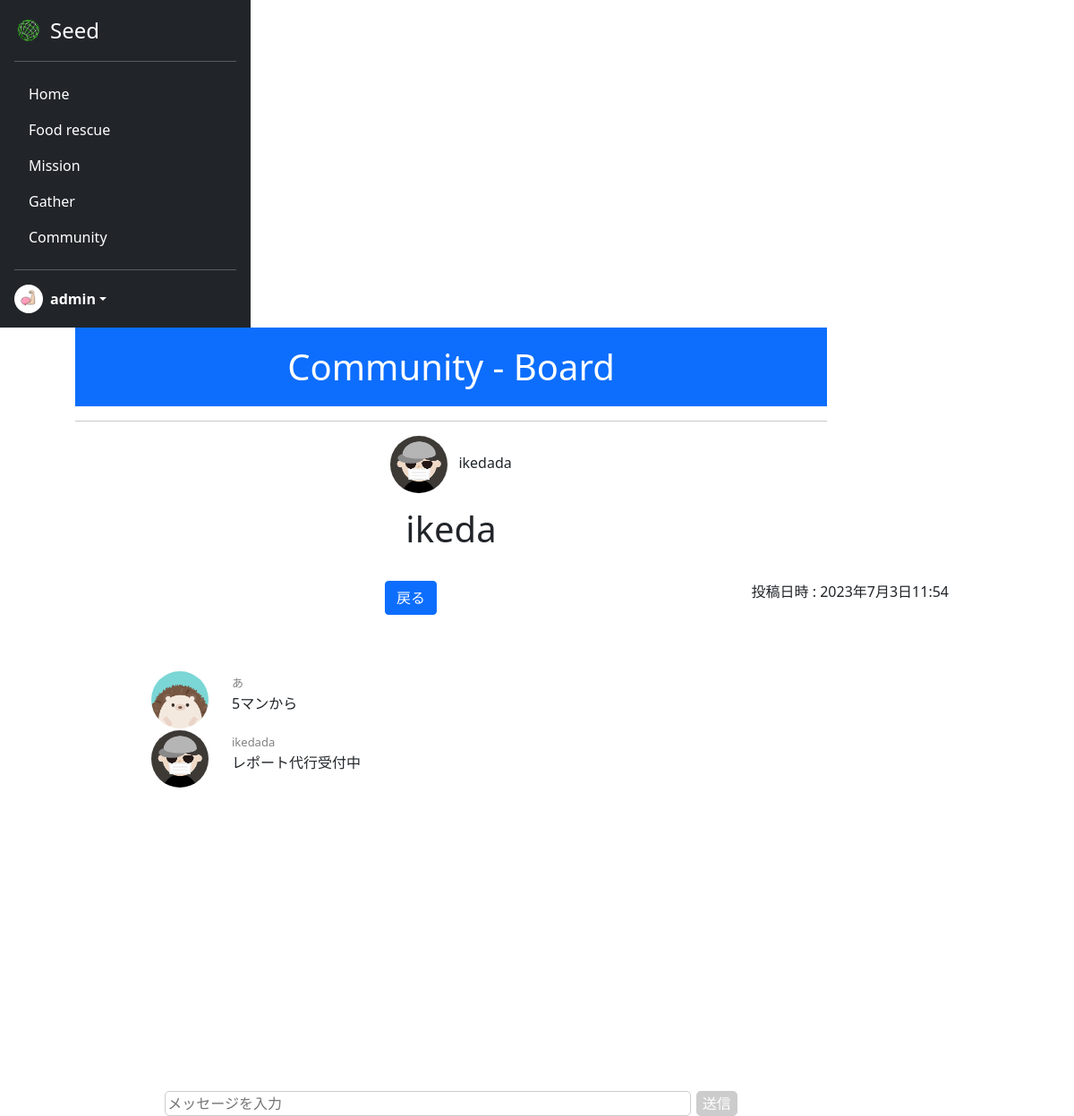
The app's page /community_detail/13/ (signed in) with its own data.
### acount/models.py (models this page shows)
class CustomUser(AbstractUser):
    is_general = models.BooleanField(null=True ,default=True)
    is_active = models.BooleanField(null=True ,default=False)
    mission_point = models.IntegerField(null=False ,default=0)
    profile_pic = models.ImageField(null=False, upload_to='profile_pics')
    address = models.CharField(null=True, max_length=100, blank=True)

### seed/models.py (models this page shows)
class Community(models.Model):
    user = models.ForeignKey(CustomUser, verbose_name='ユーザー', on_delete=models.CASCADE)
    genre = models.ForeignKey(CommunityGenre, verbose_name='Community ジャンル', on_delete=models.CASCADE)
    title = models.CharField(verbose_name='Community タイトル', max_length=70)
    posted_at = models.DateTimeField(verbose_name='投稿日時', auto_now_add=True)
    best_answer = models.BooleanField(verbose_name='ベストアンサー', default=False)

class CommunityMessage(models.Model):
    user = models.ForeignKey(CustomUser, verbose_name='ユーザー', on_delete=models.CASCADE)
    community = models.ForeignKey(Community, verbose_name='Community', on_delete=models.CASCADE)
    message = models.CharField(verbose_name='メッセージ', max_length=300, null=False)
    posted_at = models.DateTimeField(verbose_name='投稿日時', auto_now_add=True)
    best_flg = models.BooleanField(verbose_name='ベストアンサー', default=False)

### seed/views.py (the view)
# urls.py: path('community_detail/<int:pk>/', views.CommunityDetailView.as_view(), name='community_detail'),
class CommunityDetailView(DetailView):
    template_name = 'communitydetail.html'
    model = Community
    def get_context_data(self, **kwargs):
        context = super().get_context_data(**kwargs)
        message_list = CommunityMessage.objects.filter(community=self.object).order_by('-posted_at')
        context['message_list'] = message_list
        return context

### seed/templates/communitydetail.html (shortened to what this page needs)
{% extends 'mypagebase.html' %}
{% load static %}
{% block content %}
<div class="text-center">
    <h1 class="title" style="background: #0d6efd; color:white;">Community - Board</h1>
    <hr>
    <div class="text-center">
        <p><img src="{{ object.user.profile_pic.url }}" width="64" height="64" class="rounded-circle me-2">
            {{community.user.username}}
        </p>
        <h1 style="margin-bottom:10px;" class="sticky-top">{{object.title}}</h1>
    </div>
    <br>
    <div class="box">
        <div class="right">
            <p>投稿日時 : {{object.posted_at}}</p>
        </div>
        <div class="left" style="margin-bottom:20px;">
            <a href="{% url 'seed:community' %}" class="btn btn-primary">戻る</a>
        </div>
    </div>
    <div style="height: 470px; width:100%; overflow-y: scroll; margin-top:100px;">
        {% if message_list %}
            {% for message in message_list %}
            {% if request.user == message.user %}
            <table width="80%" style="margin:auto;">
                <tr class="text-end">
                    <td>
                        <p><span class="username">{{message.user.username}}</span><br><span
                                class="message text-wrap">{{message.message}}</span></p>
                    </td>
                    <td width="90px">
                        <img src="{{ message.user.profile_pic.url }}" width="64" height="64" class="rounded-circle me-2">
                    </td>
                </tr>
            </table>
            {% else %}
            <table width="80%" style="margin:auto;">
                <tr class="text-start">
                    <td width="90px">
                        <img src="{{ message.user.profile_pic.url }}" width="64" height="64" class="rounded-circle me-2">
                    </td>
                    <td>
                        <p><span class="username">{{message.user.username}}</span><br><span
                                class="message text-wrap">{{message.message}}</span></p>
                    </td>
                </tr>
            </table>
            {% endif %}
            {% endfor %}
        {% else %}
        <p>チャットなし</p>
        {% endif %}
    </div>
    <div style="width:100%;">
        <form method="POST" action="{% url 'seed:send_message' %}">
            <input id="message" type="text" name="message" placeholder="メッセージを入力"
                style="width:70%; border-radius: 5px; border:1px solid #ccc;">&emsp13;<input id="submit_btn"
                type="submit" value="送信" disabled="true"
                style="background-color: #ccc; color: white; border-radius: 5px; border:1px solid #ccc;">
        </form>
    </div>
</div>
{% endblock %}

### seed/templates/mypagebase.html (shortened to what this page needs)
{% load static %}
<!DOCTYPE html>
<html lang="ja">
<head>
    <link href="https://cdn.jsdelivr.net/npm/bootstrap@5.0.2/dist/css/bootstrap.min.css" rel="stylesheet"
>
    <link rel="stylesheet" type="text/css" href="{% static 'css/style.css' %}">
</head>
<body class="mypage">
    {% if user.is_authenticated %}
    <main style="height:100vh;">
        <div style="display: flex; flex-wrap: wrap; height:100%;">
            <div>
                <div class="d-flex flex-column p-3 text-white bg-dark h-100" style="width: 280px; height:100%;">
                    <a href="{% url 'seed:mypage' %}"
                        class="d-flex align-items-center mb-3 mb-md-0 me-md-auto text-white text-decoration-none">
                        <img class="bi me-2" src="{% static 'assets/img/top/icon.png' %}" style="height:32px">
                        <span class="fs-4">Seed</span>
                    </a>
                    <hr>
                    <ul class="nav nav-pills flex-column mb-auto">
                        <li class="nav-item my-nav">
                            <a href="{% url 'seed:mypage' %}" class="nav-link text-white" aria-current="page">
                                Home
                            </a>
                        </li>
                        <li class="nav-item my-nav">
                            <a href="{% url 'seed:food_rescue' %}" class="nav-link text-white">
                                Food rescue
                            </a>
                        </li>
                        {% if user.is_general %}
                        <li class="nav-item my-nav">
                            <a href="{% url 'seed:mission' %}" class="nav-link text-white">
                                Mission
                            </a>
                        </li>
                        {% endif %}
                        <li class="nav-item my-nav">
                            <a href="{% url 'seed:gather' %}" class="nav-link text-white">
                                Gather
                            </a>
                        </li>
                        <li class="nav-item my-nav">
                            <a href="{% url 'seed:community' %}" class="nav-link text-white">
                                Community
                            </a>
                        </li>
                    </ul>
                    <hr>
                    <div class="dropdown">
                        <a href="#" class="d-flex align-items-center text-white text-decoration-none dropdown-toggle"
                            id="dropdownUser1" data-bs-toggle="dropdown" aria-expanded="false">
                            <img src="{{ user.profile_pic.url }}" alt="" width="32" height="32"
                                class="rounded-circle me-2">
                            <strong>{{ user.username }}</strong>
                        </a>
                    </div>
                </div>
            </div>
            <div style="width:70%; margin-left: 7%;">
                {% block content %}
                {% endblock %}
            </div>
        </div>
    </main>
    {% endif %}
</body>
</html>

### static/css/style.css (style rules this page uses)
.title { padding: 20px 0px 20px 0px; }
.box { margin-top:0px; display: flex; justify-content: space-between; }
.box .right { position: absolute; right: 140px; }
.box .left { position: absolute; left: 430px; }
.username { font-size: small; color: gray; }

### records on screen
CustomUser: profile_pic (picture), username "admin"
Community: user.profile_pic (picture), user.username "ikedada", title "ikeda", posted_at "2023年7月3日11:54"
CommunityMessage: user.profile_pic (picture), user.username "あ", message "5マンから"
CommunityMessage: user.profile_pic (picture), user.username "ikedada", message "レポート代行受付中"
